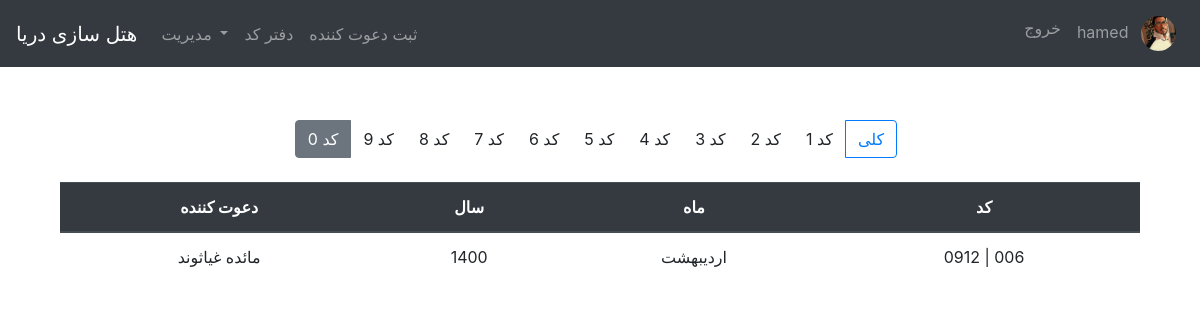
The app's page /allcode_filtered/0/ (signed in) with its own data.
### users/models.py (models this page shows, shortened)
class Profile(models.Model):
    user = models.OneToOneField(User, on_delete=models.CASCADE)
    image = models.ImageField(default='default.jpg', upload_to='profile_pics')

### inviters/models.py (models this page shows, shortened)
class CodeUsage(models.Model):
    code = models.ForeignKey(Code, on_delete=models.PROTECT)
    year_of_use = models.IntegerField(default=1400)
    monthof = models.ForeignKey(MonthOf, on_delete=models.PROTECT)
    inviter = models.ForeignKey(Inviter, on_delete=models.PROTECT)
    company = models.ForeignKey(Company, on_delete=models.PROTECT)
    class Meta:
        unique_together = ['code', 'year_of_use', 'monthof', 'inviter', 'company']

class Inviter(models.Model):
    first_name = models.CharField(max_length=100)
    last_name = models.CharField(max_length=100)
    date_of_hired = models.DateTimeField(default=timezone.now)
    date_of_fired = models.DateTimeField(null=True, blank=True)
    date_of_start_esurance = models.DateTimeField(null=True, blank=True)
    date_of_end_esurance = models.DateTimeField(null=True, blank=True)
    is_fired = models.BooleanField(default=False)
    phone_num = models.CharField(max_length=11, unique=True)
    company = models.ForeignKey(Company, on_delete=models.PROTECT)
    user = models.ForeignKey(User, on_delete=models.PROTECT)
    def __str__(self):
        return "%s %s" % (self.first_name, self.last_name)

class MonthOf(models.Model):
    month_number = models.IntegerField(unique=True)
    month_name = models.CharField(default='فروردین', max_length=20, unique=True)
    def __str__(self):
        return self.month_name
    class Meta:
        ordering = ['month_number']

class Code(models.Model):
    code_num = models.CharField(max_length=3)
    code_prev_num = models.IntegerField(default='0912')
    code_name = models.CharField(max_length=1)
    def __str__(self):
        return '0%s | %s' % (self.code_prev_num, self.code_num)
    class Meta:
        ordering = ['code_num']
        unique_together = ["code_num", "code_prev_num"]

### inviters/views.py (the view)
# urls.py: path('allcode_filtered/<code>/', login_required(AllCodeFilteredListView.as_view()), name="allcode_filtered"),
class AllCodeFilteredListView(ListView):
    model = CodeUsage
    template_name = 'allcode_filtered.html'
    context_object_name = 'getcodes'
    ordering = ['code']
    def get_queryset(self):
        return CodeUsage.objects.filter(code__code_name=self.kwargs.get('code'))

### inviters/templates/allcode_filtered.html
{% extends 'base.html' %}
{% block content %}
    <div class="container ">
        <div class="btn-toolbar pb-4 justify-content-center" role="toolbar" aria-label="Toolbar with button groups">
            <div class="btn-group mr-2" role="group" aria-label="First group">
                {% for i in '0987654321'|make_list %}
                    {% if i == view.kwargs.code %}
                        <a class="btn btn-secondary" href="{% url 'allcode_filtered' i %}">کد {{ i }}</a>
                    {% else %}
                        <a class="btn btn-info-secondary" href="{% url 'allcode_filtered' i %}">کد {{ i }}</a>
                    {% endif %}
                {% endfor %}
                <a class="btn btn-outline-primary" href="{% url 'allcode' %}">کلی</a>
            </div>
        </div>
        {% if object_list %}
            <table class="table">
                <thead class="thead-dark">
                <tr>
                    <th scope="col">
                        <center>دعوت کننده</center>
                    </th>
                    <th scope="col">
                        <center>سال</center>
                    </th>
                    <th scope="col">
                        <center>ماه</center>
                    </th>
                    <th scope="col">
                        <center>کد</center>
                    </th>
                </tr>
                </thead>
                <tbody>
                {% for detail in object_list %}
                    <tr>
                        <td>
                            <center>{{ detail.inviter }}</center>
                        </td>
                        <td>
                            <center>{{ detail.year_of_use }}</center>
                        </td>
                        <td>
                            <center>{{ detail.monthof }}</center>
                        </td>
                        <td>
                            <center>{{ detail.code }}</center>
                        </td>
                    </tr>
                {% endfor %}
                </tbody>
            </table>
        {% else %}
            <p class="alert alert-secondary">کدی یافت نشد</p>
        {% endif %}
    </div>
{% endblock %}

### inviters/templates/base.html (shortened to what this page needs)
<!doctype html>
<html lang="en">
<head>
    <link rel="stylesheet" href="https://cdn.jsdelivr.net/npm/bootstrap@4.5.3/dist/css/bootstrap.min.css"
>
</head>
<body>
<nav class="navbar navbar-expand-lg navbar-dark bg-dark fixed-top">
    <a class="navbar-brand" href="/">هتل سازی دریا</a>
    <div class="collapse navbar-collapse" id="navbarNav">
        {% if user.is_authenticated %}
            <ul class="navbar-nav mr-auto">
                {% if user.is_superuser %}
                    <li class="nav-item dropdown">
                        <a class="nav-link dropdown-toggle" href="#" id="navbarDropdown" role="button"
                           data-toggle="dropdown" aria-haspopup="true" aria-expanded="false">
                            مدیریت
                        </a>
                    </li>
                {% endif %}
                <li class="nav-item">
                    <a class="nav-link" href="{% url 'daftarcode' %}">دفتر کد</a>
                </li>
                <li class="nav-item">
                    <a class="nav-link" href="{% url 'inviter_new' %}">ثبت دعوت کننده</a>
                </li>
            </ul>
        {% endif %}
        <ul class="navbar-nav ml-auto">
            {% if user.is_authenticated %}
                <li class="nav-item">
                    <a class="nav-link" href="{% url 'logout' %}">خروج</a>
                </li>
                <li class="nav-item">
                    <a class="nav-link" href="{% url 'profile' %}">
                        {{ user.username }}
                        <img class="rounded-circle z-depth-0 ml-2"
                             alt="avatar image"
                             height="35"
                             src="{{ user.profile.image.url }}">
                    </a>
                </li>
            {% else %}
                <li class="nav-item">
                    <a class="nav-link" href="{% url 'login' %}">ورود</a>
                </li>
            {% endif %}
        </ul>
    </div>
</nav>
<br><br><br><br>
<main role="main" class="container mb-4">
    <div class="row mt-4">
        <div class="col-md-12">
            {% block content %}
            {% endblock %}
        </div>
    </div>
</main>
</body>
</html>

### records on screen
CodeUsage: inviter "مائده غیاثوند", year_of_use "1400", monthof "اردیبهشت", code "0912 | 006"

### other values on screen
{{ user.username }} "hamed"
{{ i }} "0"
{{ i }} "9" "8" "7" "6" "5" "4" "3" "2" "1"
